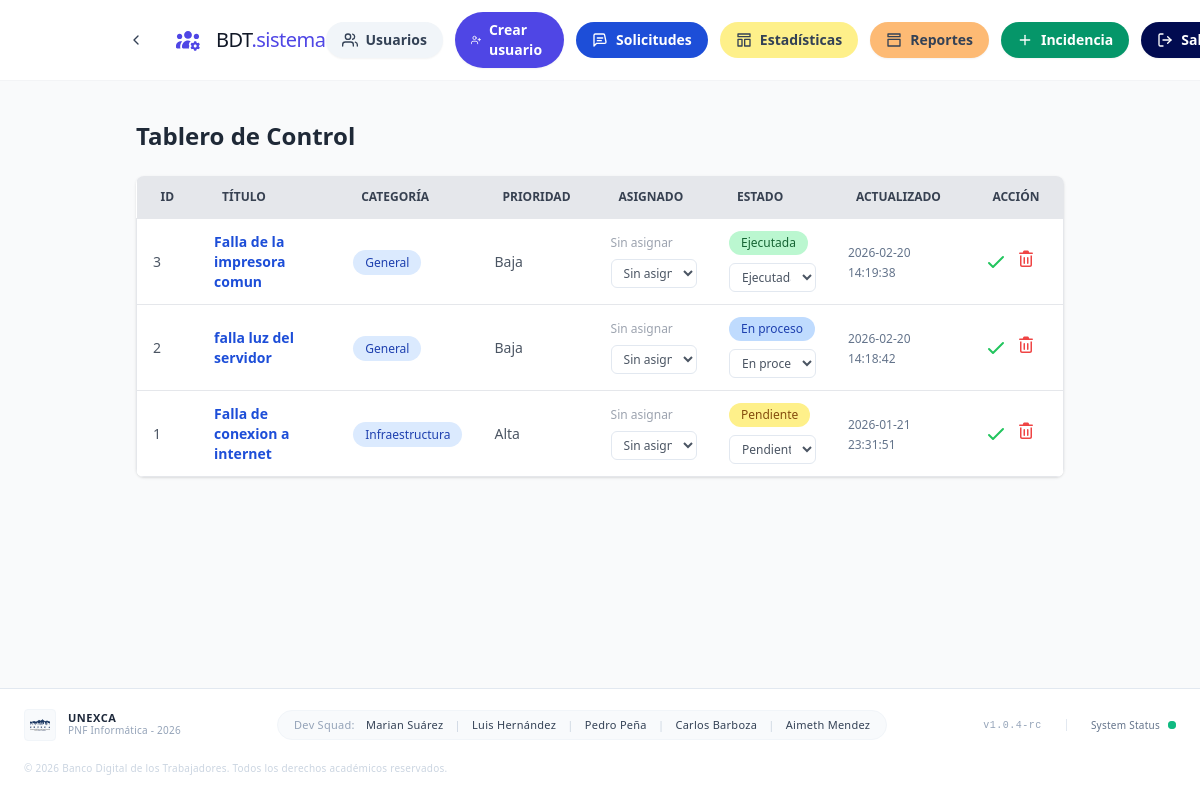
The app's page /index.php?route=dashboard (signed in), older data.
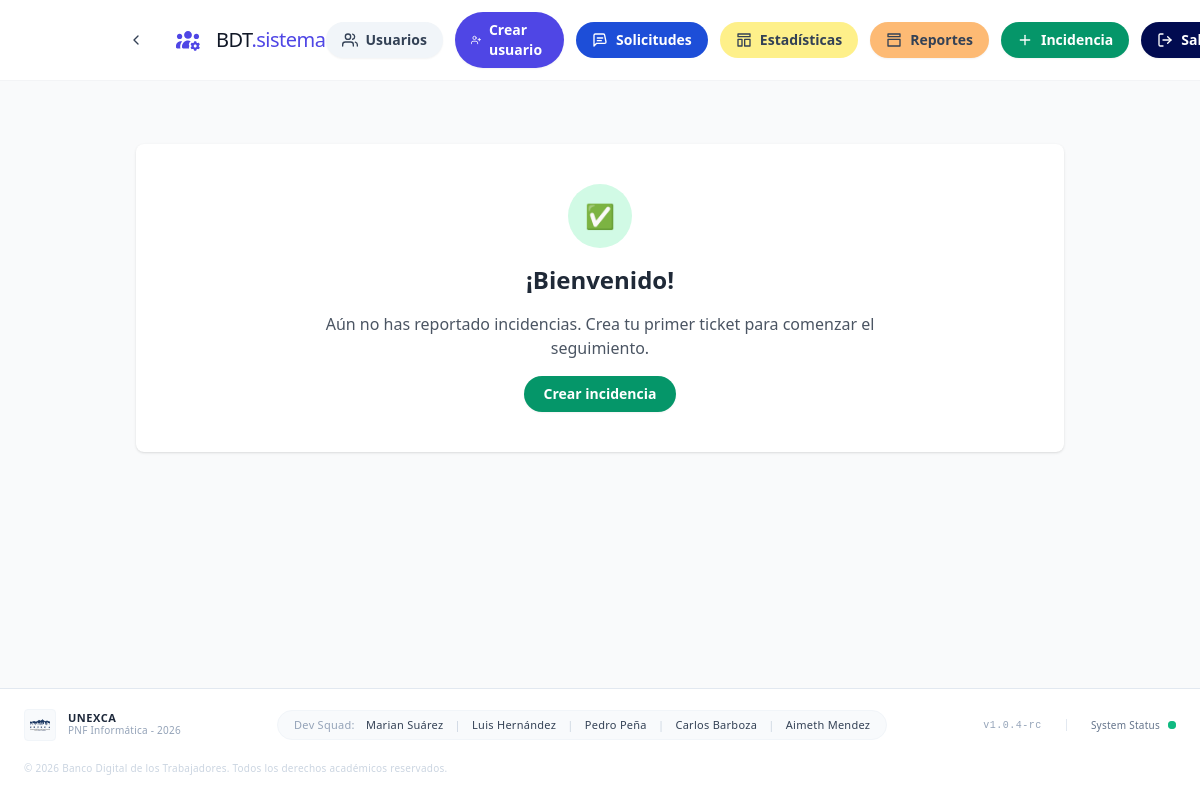
The same page, newer data.
### tables this page shows
CREATE TABLE tickets (
                id INTEGER PRIMARY KEY AUTOINCREMENT,
                user_id INTEGER,
                title TEXT NOT NULL,
                description TEXT NOT NULL,
                category TEXT,
                priority TEXT,
                status TEXT DEFAULT 'Pendiente',
                created_at DATETIME DEFAULT CURRENT_TIMESTAMP,
                updated_at DATETIME DEFAULT CURRENT_TIMESTAMP
            , assigned_to INTEGER);

### app/Controllers/TicketController.php (called while the page is built, shortened)
<?php
class TicketController {
    public function index() {
        $role = $_SESSION['role'] ?? '';
        if ($role === 'Analista') {
            $tickets = Ticket::getByUserId($_SESSION['user_id']);
        } else {
            $tickets = Ticket::getAll();
        }
        require __DIR__ . '/../Views/dashboard/index.php';
    }
}

### app/Models/Ticket.php (called while the page is built, shortened)
<?php
class Ticket {
    public static function getAll() {
        $pdo = Database::connect();
        $stmt = $pdo->query("SELECT tickets.*, users.username AS assigned_username FROM tickets LEFT JOIN users ON tickets.assigned_to = users.id ORDER BY tickets.created_at DESC");
        return $stmt->fetchAll(PDO::FETCH_ASSOC);
    }
}

### app/Views/dashboard/index.php (the view, shortened to what the rows shown need)
<?php require __DIR__ . '/../layout/header.php'; ?>
<div class="container mx-auto px-4 sm:px-6 lg:px-12 py-6 sm:py-8">
<?php if (empty($tickets)): ?>
    <div class="bg-white rounded-lg mt-16 mx-auto shadow w-full max-w-[1080px] p-8 sm:p-10">
        <div class="flex flex-col items-center text-center gap-4">
            <div class="h-16 w-16 rounded-full bg-emerald-100 text-emerald-700 flex items-center justify-center text-2xl">
                ✅
            </div>
            <h3 class="text-xl sm:text-2xl font-semibold text-gray-800">¡Bienvenido!</h3>
            <p class="text-gray-600 max-w-xl">
                Aún no has reportado incidencias. Crea tu primer ticket para comenzar el seguimiento.
            </p>
            <a href="?route=create_ticket" class="inline-flex items-center gap-2 rounded-full bg-emerald-600 px-5 py-2 text-sm font-semibold text-white shadow-sm transition hover:bg-emerald-700 focus:outline-none focus:ring-2 focus:ring-emerald-600/40">
                Crear incidencia
            </a>
        </div>
    </div>
<?php else: ?>
<?php
    $formatCaracas = function ($value) {
        if (empty($value)) { return 'N/D'; }
        try {
            $dt = new DateTime($value, new DateTimeZone('UTC'));
            $dt->setTimezone(new DateTimeZone('America/Caracas'));
            return $dt->format('Y-m-d H:i:s');
        } catch (Exception $e) {
            return htmlspecialchars($value);
        }
    };
?>
<div class="flex items-center justify-between mt-6 sm:mt-10 mb-6">
    <h2 class="text-xl sm:text-2xl font-bold text-gray-800">Tablero de Control</h2>
</div>
<div class="bg-transparent sm:bg-white w-full sm:shadow sm:rounded-lg sm:overflow-hidden">
    <table class="w-full text-left border-collapse text-sm">
        <thead class="hidden md:table-header-group">
            <tr class="bg-gray-200 text-gray-700 uppercase text-xs leading-normal">
                <th class="py-3 px-6">ID</th>
                <th class="py-3 px-6">Título</th>
                <th class="py-3 px-6">Categoría</th>
                <th class="py-3 px-6">Prioridad</th>
                <th class="py-3 px-6">Asignado</th>
                <th class="py-3 px-6">Estado</th>
                <th class="py-3 px-6">Actualizado</th>
                <th class="py-3 px-6">Acción</th>
            </tr>
        </thead>
        <tbody class="text-gray-600 font-light block md:table-row-group">
            <?php foreach ($tickets as $ticket): ?>
                <tr class="bg-white border border-gray-200 rounded-lg mb-4 block md:table-row md:border-b md:mb-0 hover:bg-gray-50 shadow-sm md:shadow-none md:rounded-none">
                    <td class="px-4 py-3 border-b md:border-0 flex justify-between items-center md:table-cell">
                        <span class="font-medium"><?= $ticket['id'] ?></span>
                    </td>
                    <td class="px-4 py-3 border-b md:border-0 flex justify-between items-center md:table-cell">
                        <a class="text-blue-700 hover:underline font-bold break-words text-right md:text-left max-w-[200px] md:max-w-none truncate md:whitespace-normal" href="?route=ticket_detail&id=<?= $ticket['id'] ?>">
                            <?= htmlspecialchars($ticket['title']) ?>
                        </a>
                    </td>
                    <td class="px-4 py-3 border-b md:border-0 flex justify-between items-center md:table-cell">
                        <span class="bg-blue-100 text-blue-800 py-1 px-3 rounded-full text-xs">
                            <?= $ticket['category'] ?>
                        </span>
                    </td>
                    <td class="px-4 py-3 border-b md:border-0 flex justify-between items-center md:table-cell">
                        <span><?= $ticket['priority'] ?></span>
                    </td>
                    <?php $statusFormId = 'status-form-' . $ticket['id']; ?>
                    <td class="px-4 py-3 border-b md:border-0 flex flex-col md:table-cell gap-2">
                        <div class="flex flex-col gap-2 w-full md:w-auto">
                            <?php if (!empty($ticket['assigned_username'])): ?>
                                <span class="bg-slate-100 text-slate-700 py-1 px-3 rounded-full text-xs w-fit">
                                    <?= htmlspecialchars($ticket['assigned_username']) ?>
                                    <?php if (isset($_SESSION['user_id']) && isset($ticket['assigned_to']) && intval($ticket['assigned_to']) === intval($_SESSION['user_id'])): ?>
                                        (Tú)
                                    <?php endif; ?>
                                </span>
                            <?php else: ?>
                                <span class="text-xs text-gray-400">Sin asignar</span>
                            <?php endif; ?>
                            <?php if(isset($_SESSION['role']) && $_SESSION['role'] === 'Gerente'): ?>
                                <select name="assigned_to" form="<?= $statusFormId ?>" class="border border-slate-200 rounded-md px-2 py-1 text-xs bg-white w-full">
                                    <option value="">Sin asignar</option>
                                </select>
                            <?php endif; ?>
                        </div>
                    </td>
                    <td class="px-4 py-3 border-b md:border-0 flex flex-col md:table-cell gap-2">
                        <?php
                            $statusClass = 'bg-yellow-200 text-yellow-800';
                            if ($ticket['status'] === 'En proceso') { $statusClass = 'bg-blue-200 text-blue-800'; }
                            if ($ticket['status'] === 'Ejecutada') { $statusClass = 'bg-green-200 text-green-800'; }
                        ?>
                        <div class="flex flex-col gap-2">
                            <span class="<?= $statusClass ?> py-1 px-3 rounded-full text-xs w-fit">
                                <?= $ticket['status'] ?>
                            </span>
                            <?php if(isset($_SESSION['role']) && ($_SESSION['role'] === 'Gerente' || $_SESSION['role'] === 'Soporte')): ?>
                                <form id="<?= $statusFormId ?>" method="POST" action="?route=dashboard" class="w-full">
                                    <select name="status" class="border border-slate-200 rounded-md px-2 py-1 text-xs bg-white w-full">
                                        <option value="Pendiente" <?= $ticket['status'] === 'Pendiente' ? 'selected' : '' ?>>Pendiente</option>
                                        <option value="En proceso" <?= $ticket['status'] === 'En proceso' ? 'selected' : '' ?>>En proceso</option>
                                        <option value="Ejecutada" <?= $ticket['status'] === 'Ejecutada' ? 'selected' : '' ?>>Ejecutada</option>
                                    </select>
                                </form>
                            <?php endif; ?>
                        </div>
                    </td>
                    <td class="px-4 py-3 border-b md:border-0 flex justify-between items-center md:table-cell">
                        <span class="text-xs text-slate-500">
                            <?= $formatCaracas($ticket['updated_at'] ?? null) ?>
                        </span>
                    </td>
                    <td class="px-4 py-3 flex flex-col md:table-cell gsap-2">
                        <?php if(isset($_SESSION['role']) && ($_SESSION['role'] === 'Gerente' || $_SESSION['role'] === 'Soporte')): ?>
                            <div class="flex flex-row md:flex-row gap-2 w-full">
                                <button type="submit" form="<?= $statusFormId ?>" class="group relative">
                                    <svg
                                        class="h-6 w-6 text-green-500 hover:text-green-700 transition-colors cursor-pointer"
                                        fill="none"
                                        viewBox="0 0 24 24"
                                        stroke="currentColor"
                                        stroke-width="2">
                                    <path stroke-linecap="round" stroke-linejoin="round" d="M5 13l4 4L19 7" />
                                    </svg>
                                </button>
                                <?php if(isset($_SESSION['role']) && $_SESSION['role'] === 'Gerente'): ?>
                                    <form method="POST" action="?route=delete_ticket" class="flex-1" onsubmit="return confirm('¿Eliminar este ticket?');">
                                        <button type="submit" class="group relative">
                                        </button>
                                    </form>
                                <?php endif; ?>
                            </div>
                        <?php else: ?>
                            <span class="text-xs text-gray-400">Solo admin/soporte</span>
                        <?php endif; ?>
                    </td>
                </tr>
            <?php endforeach; ?>
        </tbody>
    </table>
</div>
<?php endif; ?>
</div>
<?php require __DIR__ . '/../layout/footer.php'; ?>

Row changes from the older to the newer data that the page shows:
removed tickets: id "3", title "Falla de la impresora comun", category "General", priority "Baja", status "Ejecutada", updated_at "2026-02-20 14:19:38"
removed tickets: id "2", title "falla luz del servidor", category "General", priority "Baja", status "En proceso", updated_at "2026-02-20 14:18:42"
removed tickets: id "1", title "Falla de conexion a internet", category "Infraestructura", priority "Alta", status "Pendiente", updated_at "2026-01-21 23:31:51"
Text that changed along with them:
text no longer shown: "Tablero de Control ID TÍTULO CATEGORÍA PRIORIDAD ASIGNADO ESTADO ACTUALIZADO ACCIÓN"
text now shown: "✅ ¡Bienvenido! Aún no has reportado incidencias. Crea tu primer ticket para comenzar el seguimiento. Crear incidencia"
